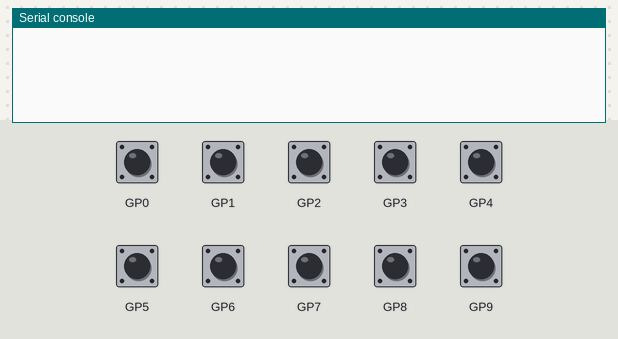
A program run on a simulated Raspberry Pi Pico running CircuitPython. On the bench: the last lines printed to the serial console. The test bench sets the inputs (shaded band); at power-on: GP0–9 HIGH.

Above: at 1.2 s.
1.3 s: GP0 pulled LOW for 0.15 s
At 2.3 s:
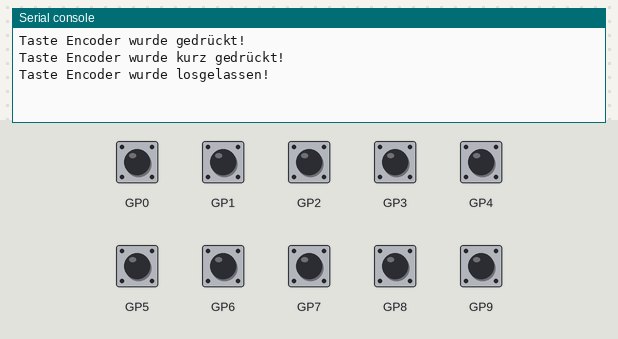
2.9 s: GP1 pulled LOW for 0.15 s
At 4.2 s:
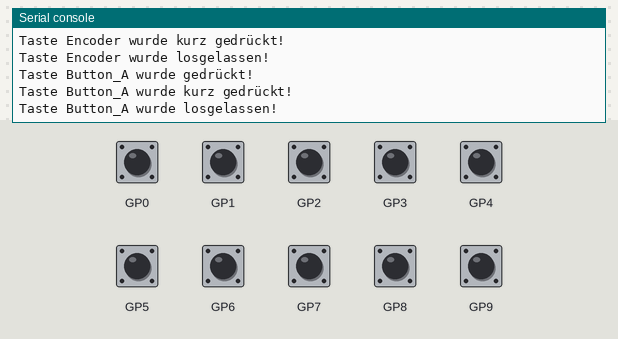
4.5 s: GP2 pulled LOW for 0.15 s
At 5.6 s:
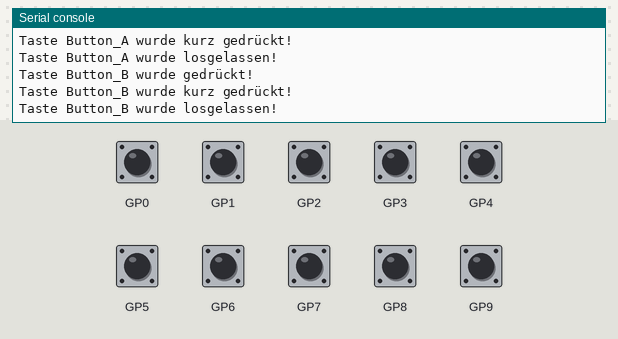
6.1 s: GP3 pulled LOW for 0.15 s
At 7.1 s:
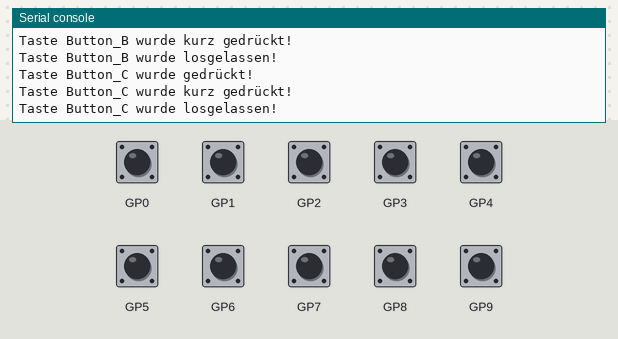
7.7 s: GP4 pulled LOW for 0.15 s
At 9.0 s:
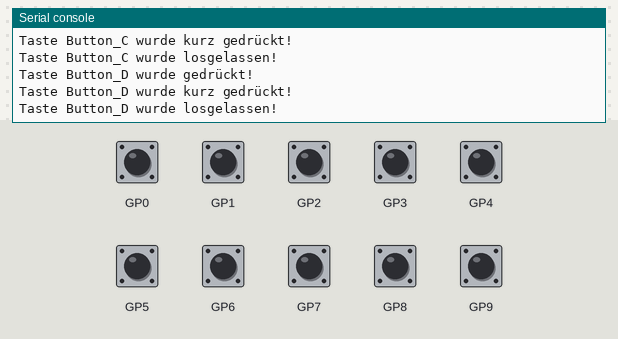
9.3 s: GP5 pulled LOW for 0.15 s
At 10.4 s:
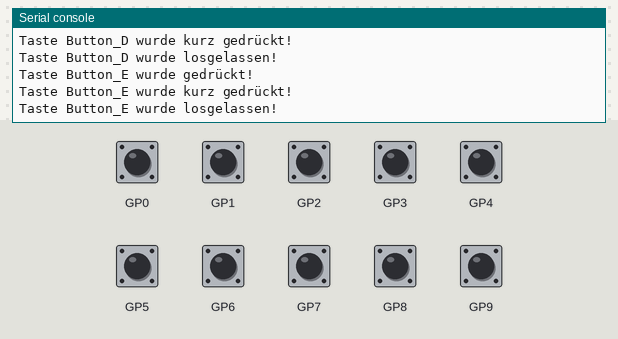

Measured:
- after the input at 1.3 s, the serial console: prints a new line at once (image 1)
- after the input at 2.9 s, the serial console: prints a new line at once (image 2)
- after the input at 4.5 s, the serial console: prints a new line at once (image 3)
- after the input at 6.1 s, the serial console: prints a new line at once (image 4)
- after the input at 7.7 s, the serial console: prints a new line at once (image 5)
- after the input at 9.3 s, the serial console: prints a new line at once (image 6)

The program:

code_buttons.py
```python
import board
import time
from debounced_buttons import DebouncedButtons

button_map = {
    "Encoder": board.GP0,
    "Button_A": board.GP1,
    "Button_B": board.GP2,
    "Button_C": board.GP3,
    "Button_D": board.GP4,
    "Button_E": board.GP5,
    "Button_F": board.GP6,
    "Button_G": board.GP7,
    "Button_H": board.GP8,
    "Button_I": board.GP9,
}

buttons = DebouncedButtons(button_map, debounce_time=0.02, hold_time=1.5)

while True:
    buttons.update()
    for name in button_map:
        if buttons.held(name):
            print(f"Taste {name} wird gehalten!")
        if buttons.pressed(name):
            print(f"Taste {name} wurde gedrückt!")
        if buttons.short_press(name):
            print(f"Taste {name} wurde kurz gedrückt!")
        if buttons.released(name):
            print(f"Taste {name} wurde losgelassen!")
    time.sleep(0.01)
```

debounced_buttons.py
```python
import board
import digitalio
import time

class DebouncedButtons:
    def __init__(self, button_map, debounce_time=0.02, hold_time=1.0):
        self._buttons = {}
        self._states = {}
        self._last_times = {}
        self._debounce_time = debounce_time
        self._hold_time = hold_time

        self._pressed_flags = {}
        self._short_flags = {}
        self._held_flags = {}
        self._released_flags = {}
        self._press_start_times = {}
        self._pressed_flags_return_true = {}
        self._held_flags_return_true = {}

        for name, pin in button_map.items():
            btn = digitalio.DigitalInOut(pin)
            btn.direction = digitalio.Direction.INPUT
            btn.pull = digitalio.Pull.UP
            self._buttons[name] = btn
            self._states[name] = btn.value
            self._last_times[name] = time.monotonic()
            self._pressed_flags[name] = False
            self._short_flags[name] = False
            self._held_flags[name] = False
            self._released_flags[name] = False
            self._press_start_times[name] = None
            self._pressed_flags_return_true[name] = True
            self._held_flags_return_true[name] = True

    def update(self):
        now = time.monotonic()
        for name, btn in self._buttons.items():
            current = btn.value
            if current != self._states[name]:
                self._last_times[name] = now
                self._states[name] = current

            # Taste gedrückt (LOW)
            if not current:
                if (now - self._last_times[name]) > self._debounce_time:
                    if not self._pressed_flags[name]:
                        self._pressed_flags[name] = True
                        self._short_flags[name] = True
                        self._press_start_times[name] = now
                    elif self._press_start_times[name] and (now - self._press_start_times[name]) > self._hold_time:
                        self._held_flags[name] = True
                        self._short_flags[name] = False
                self._released_flags[name] = False

            # Taste losgelassen (HIGH)
            else:
                if self._pressed_flags[name]:
                    self._released_flags[name] = True
                else:
                    self._released_flags[name] = False
                self._pressed_flags[name] = False
                self._held_flags[name] = False
                self._press_start_times[name] = None

    def pressed(self, name):
        if self._pressed_flags.get(name, False) and self._pressed_flags_return_true.get(name, False):
            self._pressed_flags_return_true[name] = False
            return True
        else:
            return False

    def short_press(self, name):
        if self._short_flags.get(name, False) and self._released_flags.get(name, False):
            self._short_flags[name] = False
            return True
        else:
            return False

    def held(self, name):
        if self._held_flags.get(name, False) and self._held_flags_return_true.get(name, False):
            self._held_flags_return_true[name] = False
            return True
        else:
            return False

    def released(self, name):
        if self._released_flags.get(name, False):
            self._released_flags[name] = False  # Nur einmal zurückgeben
            self._pressed_flags_return_true[name] = True
            self._held_flags_return_true[name] = True
            return True
        return False
```
